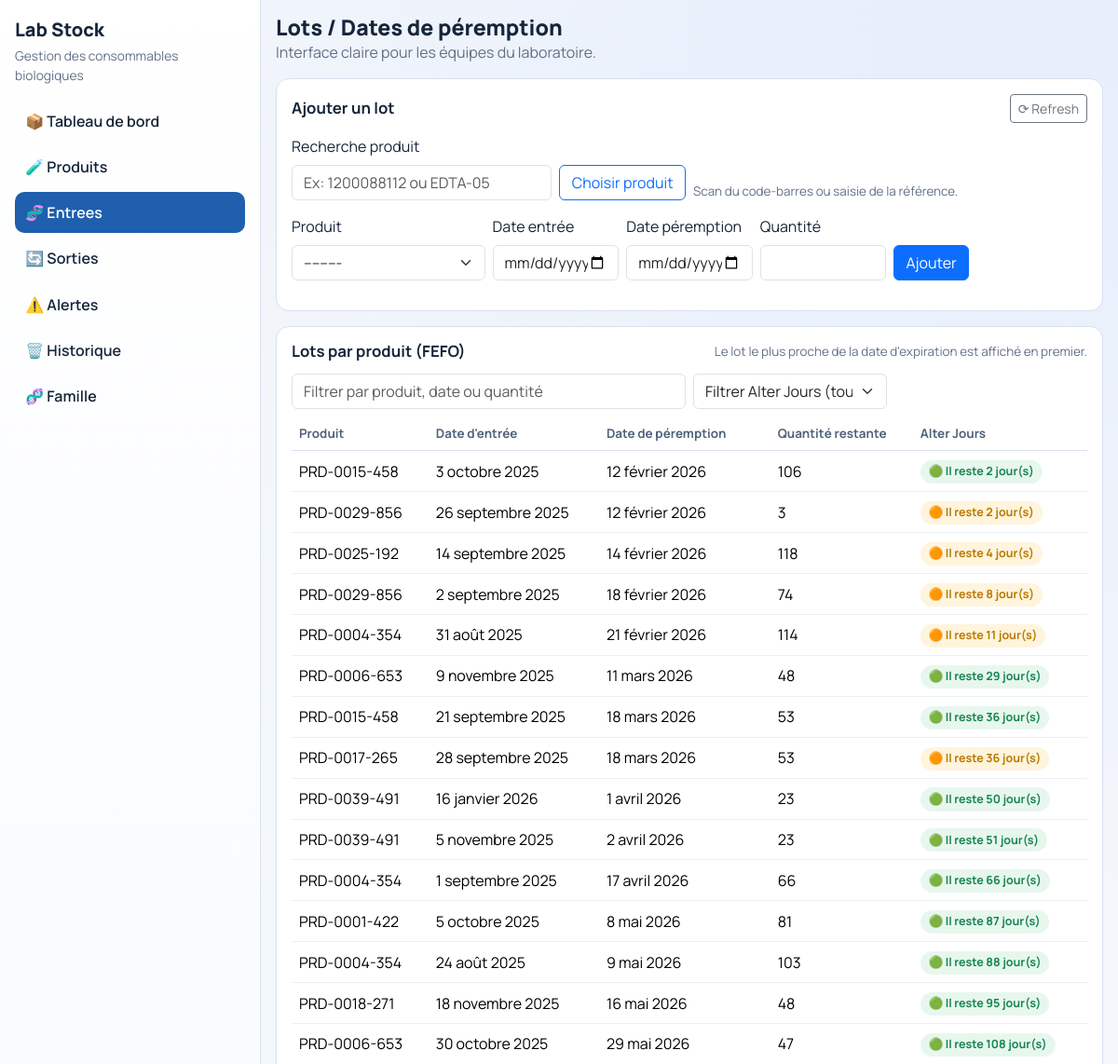
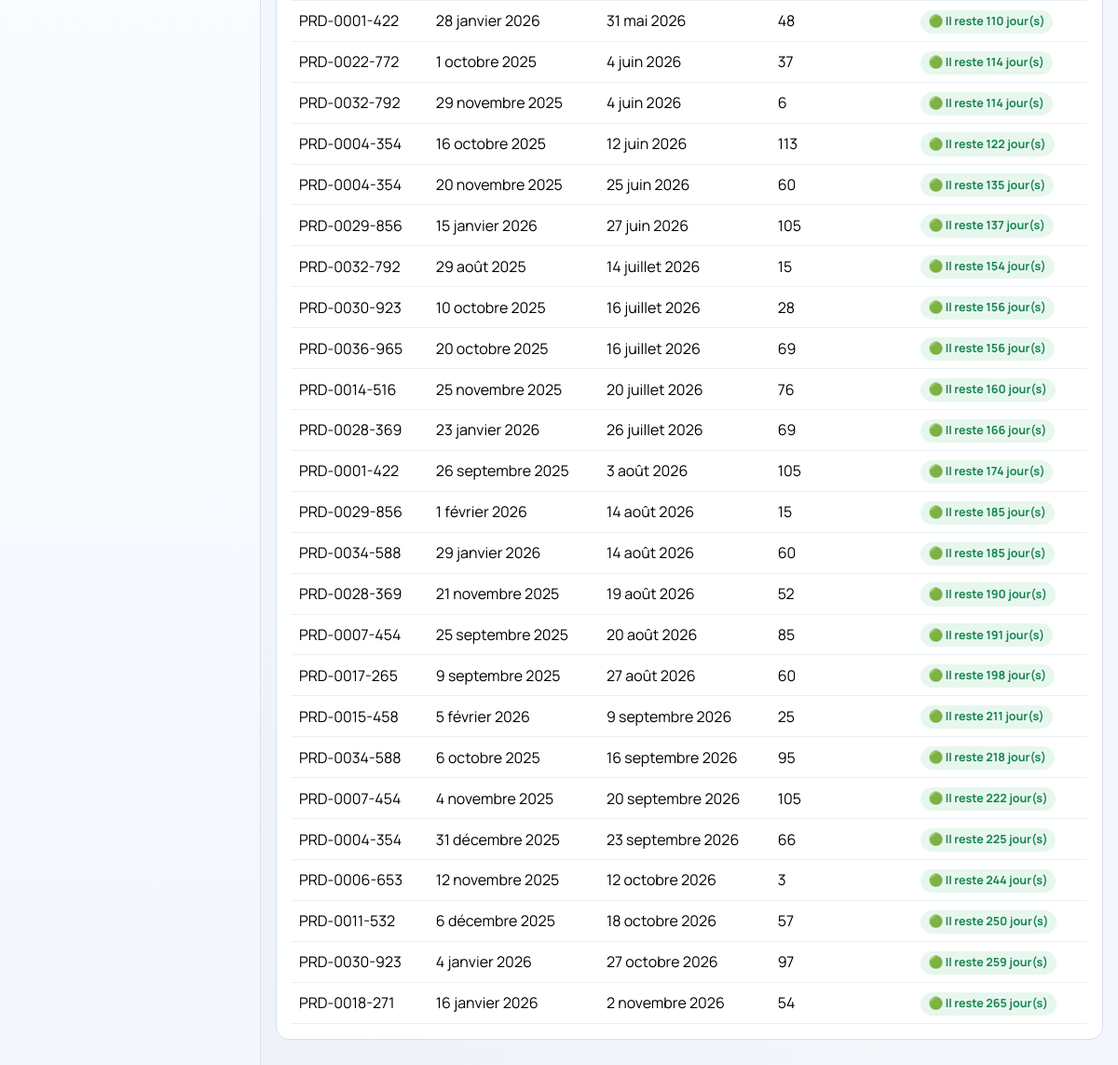
The page /lots/ on the database its author committed (2 pictures, top to bottom).
### core/models.py (models this page shows, shortened)
class Produit(models.Model):
    reference = models.CharField(
        max_length=100,
        unique=True,
        verbose_name="Référence"
    )
    nom = models.CharField(
        max_length=255,
        blank=True,
        null=True,
        verbose_name="Nom du produit"
    )
    barcode = models.CharField(
        max_length=100,
        unique=True,
        verbose_name="Code-barres"
    )
    famille = models.ForeignKey(
        Famille,
        on_delete=models.PROTECT,
        related_name="produits"
    )
    nbr_days_alert = models.PositiveIntegerField(
        default=30,
        verbose_name="Jours avant alerte péremption"
    )
    nbr_qnt_alert = models.PositiveIntegerField(
        default=1,
        verbose_name="Seuil stock minimum"
    )
    def __str__(self):
        return self.reference

class Lot(models.Model):
    produit = models.ForeignKey(
        Produit,
        on_delete=models.CASCADE,
        related_name="lots"
    )
    quantite = models.PositiveIntegerField()
    date_entree = models.DateField()
    date_fin = models.DateField(
        verbose_name="Date de péremption"
    )
    class Meta:
        ordering = ["date_fin"]  # FEFO automatique

### core/views.py (the view)
# urls.py: path('lots/',lots ,name='lots'),
def lots(request):
    active_page = "lots"
    initial = {}
    product_id = request.GET.get("product")
    if product_id:
        initial["produit"] = product_id
    if request.method == "POST":
        form = LotForm(request.POST)
        if form.is_valid():
            form.save()
            bump_data_version()
            return redirect("lots")
    else:
        form = LotForm(initial=initial)
    lots_qs = (
        Lot.objects
        .select_related("produit", "produit__famille")
        .order_by("date_fin")  # FEFO
    )
    today = date.today()
    items = []
    for lot in lots_qs:
        days_left = (lot.date_fin - today).days
        alert_days = lot.produit.nbr_days_alert
        if days_left < 0:
            level = "danger"
            label = "Expiré"
        elif days_left == 0:
            level = "danger"
            label = "Il expire aujourd'hui"
        elif days_left <= alert_days:
            level = "near"
            label = f"Il reste {days_left} jour(s)"
        else:
            level = "ok"
            label = f"Il reste {days_left} jour(s)"
        items.append({
            "produit": lot.produit,
            "date_entree": lot.date_entree,
            "date_fin": lot.date_fin,
            "quantite": lot.quantite,
            "level": level,
            "label": label,
        })
    product_lookup_map = [
        {
            "id": p.id,
            "nom": p.nom or "",
            "reference": p.reference,
            "barcode": p.barcode,
        }
        for p in Produit.objects.all()
    ]
    return render(
        request,
        "lots.html",
        {
            "active_page": active_page,
            "form": form,
            "lots": items,              # ⚠️ items, pas queryset brut
            "product_lookup_map": product_lookup_map,
        }
    )

### core/forms.py (shortened to what this page needs)
class LotForm(forms.ModelForm):
    class Meta:
        model = Lot
        fields = [
            "produit",
            "date_entree",
            "date_fin",
            "quantite",
        ]
        widgets = {
            "produit": forms.Select(attrs={"class": "form-select"}),
            "date_entree": forms.DateInput(
                attrs={"class": "form-control", "type": "date"},
            ),
            "date_fin": forms.DateInput(
                attrs={"class": "form-control", "type": "date"},
            ),
            "quantite": forms.NumberInput(
                attrs={"class": "form-control", "min": 0}
            ),
        }

### templates/lots.html (shortened to what this page needs)
{% extends "base.html" %}
{% block page_title %}Lots / Dates de péremption{% endblock %}
{% block content %}
<div class="panel mb-3">
  <div class="panel-header">
    <h3>Ajouter un lot</h3>
    <a class="btn btn-sm btn-outline-secondary" href="{% url 'lots' %}">⟳ Refresh</a>
  </div>
  <div class="row g-2 mb-3">
    <div class="col-12 col-md-4">
      <label class="form-label">Recherche produit</label>
      <input id="product-lookup" class="form-control" list="product-lookup-list" placeholder="Ex: 1200088112 ou EDTA-05">
    </div>
    <div class="col-12 col-md-2 d-grid align-items-end">
      <button id="product-lookup-btn" type="button" class="btn btn-outline-primary">Choisir produit</button>
    </div>
    <div class="col-12 col-md-6 d-flex align-items-end">
      <span class="hint">Scan du code-barres ou saisie de la référence.</span>
    </div>
  </div>
<form method="post" class="row g-2 mb-3 align-items-end">
  <div class="col-12 col-md-3">
    <label class="form-label">Produit</label>
    {{ form.produit }}
  </div>
  <div class="col-12 col-md-2">
    <label class="form-label">Date entrée</label>
    {{ form.date_entree }}
  </div>
  <div class="col-12 col-md-2">
    <label class="form-label">Date péremption</label>
    {{ form.date_fin }}
  </div>
  <div class="col-12 col-md-2">
    <label class="form-label">Quantité</label>
    {{ form.quantite }}
  </div>
  <div class="col-12 col-md-1 d-grid">
    <button class="btn btn-primary" type="submit">
      Ajouter
    </button>
  </div>
</form>
</div>
<div class="panel mb-3">
  <div class="panel-header">
    <h3>Lots par produit (FEFO)</h3>
    <span class="hint">Le lot le plus proche de la date d'expiration est affiché en premier.</span>
  </div>
  <div class="row g-2 mb-2">
    <div class="col-12 col-md-6">
      <input
        type="search"
        class="form-control"
        placeholder="Filtrer par produit, date ou quantité"
        data-search="lots-table">
    </div>
    <div class="col-12 col-md-3">
      <select id="lots-alert-filter" class="form-select" data-alert-filter="lots-table">
        <option value="">Filtrer Alter Jours (tous)</option>
      </select>
    </div>
  </div>
  <div class="table-responsive">
    <table class="table table-modern align-middle mb-0" id="lots-table">
      <thead>
        <tr>
          <th>Produit</th><th>Date d'entrée</th><th>Date de péremption</th><th>Quantité restante</th><th>Alter Jours</th>
        </tr>
      </thead>
      <tbody>
        {% for item in lots %}
        <tr data-alert-level="{{ item.level }}">
          <td>{{ item.produit.reference }}</td>
          <td>{{ item.date_entree }}</td>
          <td>{{ item.date_fin }}</td>
          <td>{{ item.quantite }}</td>
          <td>
            {% if item.level == 'danger' %}
            <a href="{% url 'alerts' %}?kind=expiry&q={{ item.produit.barcode|urlencode }}" class="status-pill danger text-decoration-none">🔴 {{ item.label }}</a>
            {% elif item.level == 'near' %}
            <a href="{% url 'alerts' %}?kind=expiry&q={{ item.produit.nom|default:item.produit.barcode|urlencode }}" class="status-pill near text-decoration-none">🟠 {{ item.label }}</a>
            {% else %}
            <a href="{% url 'alerts' %}?kind=expiry&q={{ item.produit.nom|default:item.produit.barcode|urlencode }}" class="status-pill ok text-decoration-none">🟢 {{ item.label }}</a>
            {% endif %}
          </td>
        </tr>
        {% empty %}
        <tr><td colspan="6" class="text-center text-muted">Aucun lot.</td></tr>
        {% endfor %}
      </tbody>
    </table>
  </div>
</div>
{% endblock %}

### static/style/app.css (style rules this page uses)
:root { --bg: #f3f6fb; --panel: #ffffff; --text: #16253a; --muted: #617087; --line: #d7e1ee; --primary: #1f5fae; --primary-soft: #e9f1fd; --danger: #b4232f; --warning: #b97900; --ok: #178451; }
* { box-sizing: border-box; }
body { margin: 0; font-family: "Manrope", sans-serif; color: var(--text); background: radial-gradient(circle at 90% 0%, #e6eefc 0%, transparent 38%), radial-gradient(circle at 0% 100%, #edf2f8 0%, transparent 38%), var(--bg); }
.panel, .kpi-card { background: var(--panel); border: 1px solid var(--line); border-radius: 14px; padding: 1rem; }
.panel-header { display: flex; align-items: center; justify-content: space-between; gap: 0.9rem; margin-bottom: 0.85rem; }
.panel-header h3 { margin: 0; font-size: 1.05rem; font-weight: 700; }
.hint { color: var(--muted); font-size: 0.84rem; }
.table-modern thead th { border-bottom: 1px solid var(--line); color: #50627b; font-size: 0.84rem; font-weight: 700; }
.table-modern tbody td { border-color: #ebf0f6; }
.status-pill { display: inline-block; font-size: 0.78rem; border-radius: 999px; padding: 0.2rem 0.55rem; font-weight: 700; }
.status-pill.ok { background: #e7f7ee; color: var(--ok); }
.status-pill.near { background: #fff4dc; color: var(--warning); }

### rows shown on the page
Produit: produit.reference "PRD-0015-458", date_entree "3 octobre 2025", date_fin "12 février 2026", quantite "106", label "Il reste 2 jour(s)", date_entree "21 septembre 2025", date_fin "18 mars 2026", quantite "53", label "Il reste 36 jour(s)", date_entree "5 février 2026", date_fin "9 septembre 2026", quantite "25", label "Il reste 211 jour(s)"
Produit: produit.reference "PRD-0029-856", date_entree "26 septembre 2025", date_fin "12 février 2026", quantite "3", label "Il reste 2 jour(s)", date_entree "2 septembre 2025", date_fin "18 février 2026", quantite "74", label "Il reste 8 jour(s)", date_entree "15 janvier 2026", date_fin "27 juin 2026", quantite "105", label "Il reste 137 jour(s)", date_entree "1 février 2026", date_fin "14 août 2026", quantite "15", label "Il reste 185 jour(s)"
Produit: produit.reference "PRD-0025-192", date_entree "14 septembre 2025", date_fin "14 février 2026", quantite "118", label "Il reste 4 jour(s)"
Produit: produit.reference "PRD-0004-354", date_entree "31 août 2025", date_fin "21 février 2026", quantite "114", label "Il reste 11 jour(s)", date_entree "1 septembre 2025", date_fin "17 avril 2026", quantite "66", label "Il reste 66 jour(s)", date_entree "24 août 2025", date_fin "9 mai 2026", quantite "103", label "Il reste 88 jour(s)", date_entree "16 octobre 2025", date_fin "12 juin 2026", quantite "113", label "Il reste 122 jour(s)", date_entree "20 novembre 2025", date_fin "25 juin 2026", quantite "60", label "Il reste 135 jour(s)", date_entree "31 décembre 2025", date_fin "23 septembre 2026", label "Il reste 225 jour(s)"
Produit: produit.reference "PRD-0006-653", date_entree "9 novembre 2025", date_fin "11 mars 2026", quantite "48", label "Il reste 29 jour(s)", date_entree "30 octobre 2025", date_fin "29 mai 2026", quantite "47", label "Il reste 108 jour(s)", date_entree "12 novembre 2025", date_fin "12 octobre 2026", quantite "3", label "Il reste 244 jour(s)"
Produit: produit.reference "PRD-0017-265", date_entree "28 septembre 2025", date_fin "18 mars 2026", quantite "53", label "Il reste 36 jour(s)", date_entree "9 septembre 2025", date_fin "27 août 2026", quantite "60", label "Il reste 198 jour(s)"
Produit: produit.reference "PRD-0039-491", date_entree "16 janvier 2026", date_fin "1 avril 2026", quantite "23", label "Il reste 50 jour(s)", date_entree "5 novembre 2025", date_fin "2 avril 2026", label "Il reste 51 jour(s)"
Produit: produit.reference "PRD-0001-422", date_entree "5 octobre 2025", date_fin "8 mai 2026", quantite "81", label "Il reste 87 jour(s)", date_entree "28 janvier 2026", date_fin "31 mai 2026", quantite "48", label "Il reste 110 jour(s)", date_entree "26 septembre 2025", date_fin "3 août 2026", quantite "105", label "Il reste 174 jour(s)"
Produit: produit.reference "PRD-0018-271", date_entree "18 novembre 2025", date_fin "16 mai 2026", quantite "48", label "Il reste 95 jour(s)", date_entree "16 janvier 2026", date_fin "2 novembre 2026", quantite "54", label "Il reste 265 jour(s)"
Produit: produit.reference "PRD-0022-772", date_entree "1 octobre 2025", date_fin "4 juin 2026", quantite "37", label "Il reste 114 jour(s)"
Produit: produit.reference "PRD-0032-792", date_entree "29 novembre 2025", date_fin "4 juin 2026", quantite "6", label "Il reste 114 jour(s)", date_entree "29 août 2025", date_fin "14 juillet 2026", quantite "15", label "Il reste 154 jour(s)"
Produit: produit.reference "PRD-0030-923", date_entree "10 octobre 2025", date_fin "16 juillet 2026", quantite "28", label "Il reste 156 jour(s)", date_entree "4 janvier 2026", date_fin "27 octobre 2026", quantite "97", label "Il reste 259 jour(s)"
Produit: produit.reference "PRD-0036-965", date_entree "20 octobre 2025", date_fin "16 juillet 2026", quantite "69", label "Il reste 156 jour(s)"
Produit: produit.reference "PRD-0014-516", date_entree "25 novembre 2025", date_fin "20 juillet 2026", quantite "76", label "Il reste 160 jour(s)"
Produit: produit.reference "PRD-0028-369", date_entree "23 janvier 2026", date_fin "26 juillet 2026", quantite "69", label "Il reste 166 jour(s)", date_entree "21 novembre 2025", date_fin "19 août 2026", quantite "52", label "Il reste 190 jour(s)"
Produit: produit.reference "PRD-0034-588", date_entree "29 janvier 2026", date_fin "14 août 2026", quantite "60", label "Il reste 185 jour(s)", date_entree "6 octobre 2025", date_fin "16 septembre 2026", quantite "95", label "Il reste 218 jour(s)"
Produit: produit.reference "PRD-0007-454", date_entree "25 septembre 2025", date_fin "20 août 2026", quantite "85", label "Il reste 191 jour(s)", date_entree "4 novembre 2025", date_fin "20 septembre 2026", quantite "105", label "Il reste 222 jour(s)"
Produit: produit.reference "PRD-0011-532", date_entree "6 décembre 2025", date_fin "18 octobre 2026", quantite "57", label "Il reste 250 jour(s)"
